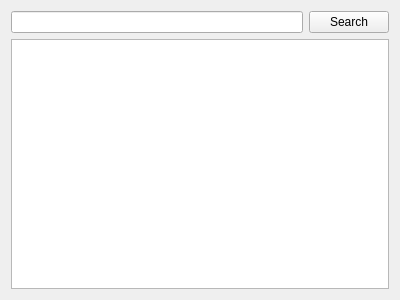
<?xml version="1.0" encoding="UTF-8"?>
<ui version="4.0">
    <class>TranslateWord</class>
    <widget class="QWidget" name="TranslateWord">
        <property name="geometry">
            <rect>
                <x>0</x>
                <y>0</y>
                <width>400</width>
                <height>300</height>
            </rect>
        </property>
        <layout class="QVBoxLayout" name="verticalLayout">
            <item>
                <layout class="QHBoxLayout" name="horizontalLayout">
                    <item>
                        <widget class="QLineEdit" name="wordInput"/>
                    </item>
                    <item>
                        <widget class="QPushButton" name="searchButton">
                            <property name="text">
                                <string>Search</string>
                            </property>
                        </widget>
                    </item>
                </layout>
            </item>
            <item>
                <layout class="QVBoxLayout" name="verticalLayout_2">
                    <item>
                        <widget class="QTextBrowser" name="destination"/>
                    </item>
                </layout>
            </item>
        </layout>
    </widget>
    <resources/>
    <connections/>
</ui>
